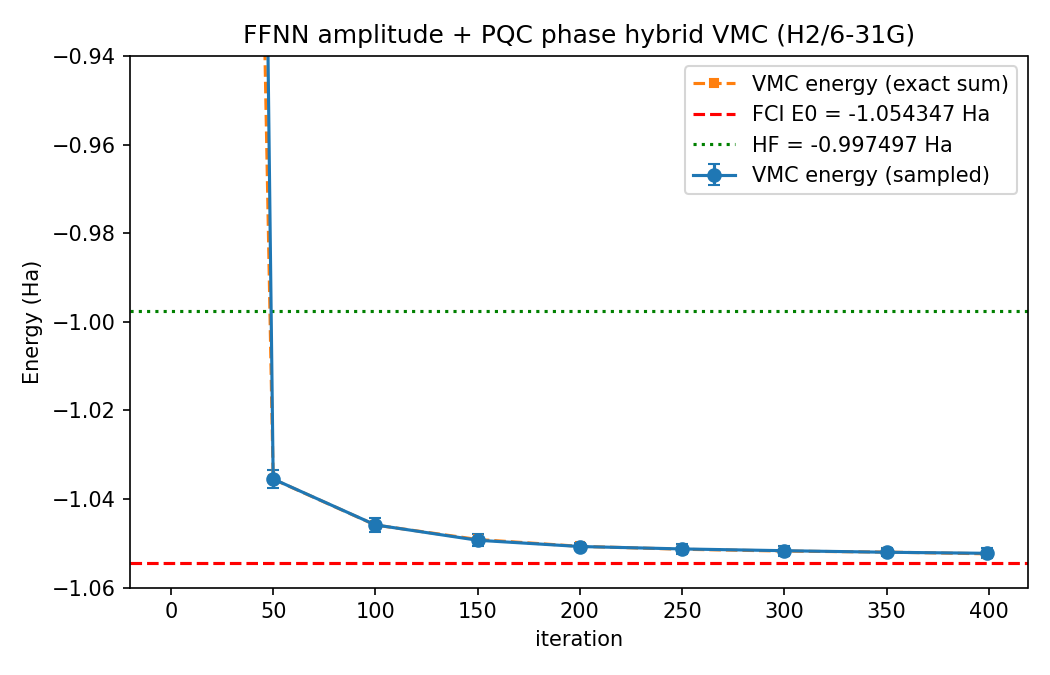

Generate this figure with Python:
# -*- coding: utf-8 -*-
"""
FFNN 振幅头 + PennyLane PQC 相位头 混合式 VMC
================================================
系统：H2 / 6-31G（SINGLE_SIZE=4 自旋轨道，物理空间 16 维）
基准：FCI E0 = -1.05434745 Ha

结构（对应 FFNN振幅相位分离版-VMC-3.ipynb 的改造点）：
    σ(4) → FFNN backbone(tanh ×2) → h(hidden)
    logA = Linear(h → 1)                         # 经典振幅头（读 full hidden）
    z    = tanh(Linear(h → 4))                   # 相位支路压缩特征
    φ    = W · PQC(z) + b                        # 相位头 = PennyLane 参数化量子线路
    logψ = logA + i·φ                            # 实参数、复输出

PQC（4 qubits, L 层）：
    编码层  RX(π·z_i)
    变分层  CNOT 链 (0-1,1-2,2-3) + RY(a)/RZ(b) 每比特
    特征    f_i = <Z_i>（4 维实数）→ 经典线性读出 φ
    梯度    diff_method="backprop"（default.qubit 态矢量反传，jax.grad 直通）

VMC 引擎沿用已验证框架（0925 失败/成功分析文档）：
    - 实参数 Wirtinger 梯度 ∇logψ = ∇Re + i·∇Im
    - machine_pow=1 按 |ψ| 采样 + 重要性加权 w ∝ |ψ|（防零方差冻结）
    - 自然梯度 SR：∇E = 2Re⟨(E_loc−⟨E⟩)(∇logψ)*⟩，度量 Re(S)

用法：
    python FFNN振幅_PQC相位混合版-VMC.py [--n-iter 400] [--seed 21] [--lr 0.1]
        [--layers 2] [--hidden 12] [--pqc-scale 0.1] [--diag-shift 0.01]
"""
import argparse
import os
import time

import jax
import jax.numpy as jnp
from jax import flatten_util
from functools import partial
import flax.nnx as nnx
import netket as nk
import numpy as np
import optax
import pennylane as qml

jax.config.update("jax_enable_x64", True)

import sys
sys.path.append(os.path.join(os.path.dirname(os.path.abspath(__file__)), ".."))
from H2_6_31G import (
    SINGLE_SIZE, ha, hi, E_fcis, hf_ground_energy, single_rule,
)

# ============================================================
# 1. PennyLane PQC（模块级 QNode，避免 nnx.split 携带设备对象）
# ============================================================
N_QUBITS = 4  # PQC 编码 4 维经典瓶颈特征 z ∈ [-1,1]^4


def pqc_circuit(h, weights, n_qubits=N_QUBITS, n_layers=2):
    """批量 PQC。

    h:       (B, n_qubits) 实数特征（经典网络输出，已 tanh 到 [-1,1]）
    weights: (n_layers, 2*n_qubits) 变分参数
    返回：n_qubits 个 <Z_i>，每个形状 (B,)
    """
    for i in range(n_qubits):
        qml.RX(h[:, i] * np.pi, wires=i)
    qml.Barrier(wires=range(n_qubits))

    for layer in range(n_layers):
        for i in range(n_qubits - 1):
            qml.CNOT(wires=[i, i + 1])
        qml.Barrier(wires=range(n_qubits))
        for i in range(n_qubits):
            qml.RY(weights[layer, 2 * i], wires=i)
            qml.RZ(weights[layer, 2 * i + 1], wires=i)

    return [qml.expval(qml.PauliZ(i)) for i in range(n_qubits)]


_DEV = qml.device("default.qubit", wires=N_QUBITS)
PQC_NODE = qml.QNode(
    pqc_circuit, _DEV, interface="jax", diff_method="backprop"
)


# ============================================================
# 2. Ansatz：FFNN 振幅头 + PQC 相位头
# ============================================================
class SingleStateAnsatz_FFNN_PQC(nnx.Module):
    def __init__(
        self,
        n_spin_orbitals: int,
        hidden_dim: int = 12,
        qubits: int = N_QUBITS,
        n_layers: int = 2,
        pqc_scale: float = 0.1,
        *,
        rngs: nnx.Rngs,
    ):
        super().__init__()
        self.qubits = qubits
        self.n_layers = n_layers
        self.hidden_dim = hidden_dim

        # 经典骨干（实参数）
        self.backbone1 = nnx.Linear(n_spin_orbitals, hidden_dim, rngs=rngs, param_dtype=float)
        self.backbone2 = nnx.Linear(hidden_dim, hidden_dim, rngs=rngs, param_dtype=float)
        # 相位支路压缩层：hidden -> qubits（PQC 编码输入）
        self.phase_proj = nnx.Linear(hidden_dim, qubits, rngs=rngs, param_dtype=float)

        # 振幅头（经典，直接读 full hidden，保证振幅表达力）
        self.head_logA = nnx.Linear(hidden_dim, 1, rngs=rngs, param_dtype=float)

        # 相位头 = PQC 变分参数 + 线性读出
        key = rngs.params()
        self.qnn_params = nnx.Param(
            jax.random.uniform(key, (n_layers, 2 * qubits), dtype=jnp.float64)
            * pqc_scale
            * np.pi
        )
        self.readout = nnx.Linear(qubits, 1, rngs=rngs, param_dtype=float)

    def __call__(self, x: jax.Array) -> jax.Array:
        h = nnx.tanh(self.backbone1(x))
        h = nnx.tanh(self.backbone2(h))

        # 振幅头：经典，读 full hidden
        logA = jnp.squeeze(self.head_logA(h), axis=-1)

        # 相位头：PQC（4 qubits），输入是 tanh 限幅的 4 维压缩特征
        z = nnx.tanh(self.phase_proj(h))          # (..., qubits)
        lead_shape = jnp.shape(z)[:-1]
        z2 = jnp.reshape(z, (-1, self.qubits))
        feats = PQC_NODE(z2, self.qnn_params, n_layers=self.n_layers)
        feats = jnp.stack(feats, axis=1)          # (B, qubits)
        phi = jnp.squeeze(self.readout(feats), axis=-1)
        phi = jnp.reshape(phi, lead_shape)

        return logA + 1j * phi


# ============================================================
# 3. VMC 引擎（沿用已验证实现）
# ============================================================
def create_machine(model: nnx.Module):
    graphdef, state = nnx.split(model)

    @jax.jit
    def machine(params, sigma):
        m = nnx.merge(graphdef, params)
        return m(sigma)

    return machine, graphdef, state


@partial(jax.jit, static_argnames=("machine",))
def compute_local_energies(machine, params, sigma):
    eta, H_eta = ha.get_conn_padded(sigma)
    logpsi_sigma = machine(params, sigma)
    # eta 为 3D (N, n_conn, size)，PQC 只支持单一批维 → 展平后计算再还原
    n_conn = eta.shape[-2]
    logpsi_eta = machine(params, eta.reshape(-1, sigma.shape[-1]))
    logpsi_eta = logpsi_eta.reshape(logpsi_sigma.shape + (n_conn,))
    return jnp.sum(H_eta * jnp.exp(logpsi_eta - logpsi_sigma[..., None]), axis=-1)


def _grad_logpsi_real_params(machine, params, sigma):
    """实参数、复输出：∇logψ = ∇Re + i·∇Im（手写 Wirtinger，绕开 holomorphic 限制）。"""
    re_grad = jax.vmap(lambda s: jax.grad(lambda p: machine(p, s).real)(params))(sigma)
    im_grad = jax.vmap(lambda s: jax.grad(lambda p: machine(p, s).imag)(params))(sigma)
    return jax.tree_util.tree_map(lambda r, i: r + 1j * i, re_grad, im_grad)


@partial(jax.jit, static_argnames=("machine",))
def _sample_weights(machine, params, sigma):
    """w_i = |ψ(σ_i)|，配合 p ∝ |ψ| 采样（machine_pow=1）的重要性权重。"""
    logpsi = machine(params, sigma)
    return jnp.exp(jnp.real(logpsi))


def _weighted_mean_std(x, w):
    w_sum = jnp.sum(w)
    mean = jnp.sum(w * x) / w_sum
    var = jnp.sum(w * jnp.abs(x - mean) ** 2) / w_sum
    return mean, jnp.sqrt(var / x.shape[0])


@partial(jax.jit, static_argnames=("machine",))
def forces_expect_hermitian(machine, params, sigma):
    """重要性加权 force 梯度（实参数，取实部）：∇⟨E⟩ = 2·Re⟨(E_loc−⟨E⟩)(∇logψ)*⟩_w。"""
    w = _sample_weights(machine, params, sigma)
    O_loc = compute_local_energies(machine, params, sigma)
    O_mean, O_std = _weighted_mean_std(O_loc, w)
    O_centered = O_loc - O_mean

    grad_matrix = _grad_logpsi_real_params(machine, params, sigma)

    def weight_and_mean(grad_component):
        wc = (w * O_centered).reshape((w.shape[0],) + (1,) * (grad_component.ndim - 1))
        return (jnp.sum(wc * jnp.conj(grad_component), axis=0) / jnp.sum(w)).real

    grad = jax.tree_util.tree_map(weight_and_mean, grad_matrix)
    return O_mean, O_std, grad


def compute_qgt(machine, params, sigma, diag_shift=0.01):
    """加权 QGT（实参数，度量取 Re(S)）。"""
    n_samples = sigma.shape[0]
    w = _sample_weights(machine, params, sigma)
    grad_matrix = _grad_logpsi_real_params(machine, params, sigma)
    grad_flat, unravel_fn = flatten_util.ravel_pytree(grad_matrix)
    grad_flat = grad_flat.reshape(n_samples, -1)

    w_mean = jnp.sum(w[:, None] * grad_flat, axis=0, keepdims=True) / jnp.sum(w)
    grad_centered = grad_flat - w_mean
    qw = (w[:, None] * jnp.conj(grad_centered)).T @ grad_centered / jnp.sum(w)
    qgt = qw.real
    qgt_reg = qgt + diag_shift * jnp.eye(qgt.shape[0])
    return qgt_reg, unravel_fn


_EXACT_STATES_INT = jnp.asarray(np.array(hi.all_states()), dtype=jnp.int32)
_EXACT_STATES = _EXACT_STATES_INT.astype(jnp.float64)
_EXACT_ETA, _EXACT_HE = ha.get_conn_padded(_EXACT_STATES_INT)


@partial(jax.jit, static_argnames=("machine",))
def exact_energy(machine, params):
    """全空间 16 组态精确能量 E = Σ p_σ E_loc(σ)，消除采样噪声的收敛判据。"""
    logpsi = machine(params, _EXACT_STATES)
    n_conn = _EXACT_ETA.shape[-2]
    logpsi_eta = machine(
        params, _EXACT_ETA.reshape(-1, _EXACT_STATES.shape[-1])
    ).reshape(logpsi.shape[0], n_conn)
    e_loc = jnp.sum(_EXACT_HE * jnp.exp(logpsi_eta - logpsi[:, None]), axis=-1)
    psi = jnp.exp(logpsi)
    prob = jnp.abs(psi) ** 2
    prob = prob / jnp.sum(prob)
    return jnp.sum(prob * e_loc).real


# ============================================================
# 4. 训练
# ============================================================
def run(n_iter=400, seed=21, lr=0.1, layers=2, hidden=12, pqc_scale=0.1,
        diag_shift=0.01, n_chains=150, sweep_size=32, chain_length=20,
        log_every=50, tag=""):
    model = SingleStateAnsatz_FFNN_PQC(
        n_spin_orbitals=SINGLE_SIZE, hidden_dim=hidden, n_layers=layers,
        pqc_scale=pqc_scale, rngs=nnx.Rngs(seed),
    )
    sampler = nk.sampler.MetropolisSampler(
        hi, rule=single_rule, n_chains=n_chains, sweep_size=sweep_size, machine_pow=1
    )
    machine, graphdef, params = create_machine(model)
    sampler_state = sampler.init_state(machine, params, seed=1)

    optimizer = optax.sgd(learning_rate=lr)
    opt_state = optimizer.init(params)

    history = {"step": [], "energy": [], "energy_std": [], "error": [], "exact": [], "exact_err": []}

    print("\n" + "=" * 64)
    print(f"开始 FFNN振幅+PQC相位 混合 VMC | layers={layers} hidden={hidden} "
          f"pqc_scale={pqc_scale} lr={lr} diag_shift={diag_shift} seed={seed} {tag}")
    print("=" * 64)

    samples = None
    t0 = time.time()
    for step in range(n_iter):
        sampler_state = sampler.reset(machine, params, sampler_state)
        samples, sampler_state = sampler.sample(
            machine, params, state=sampler_state, chain_length=chain_length
        )
        samples = samples.reshape(-1, hi.size)

        energy, energy_std, grad = forces_expect_hermitian(machine, params, samples)

        qgt_reg, _ = compute_qgt(machine, params, samples, diag_shift=diag_shift)
        grad_flat, grad_unravel_fn = flatten_util.ravel_pytree(grad)
        natural_grad = jnp.linalg.solve(qgt_reg, grad_flat)
        grad = grad_unravel_fn(natural_grad)

        updates, opt_state = optimizer.update(grad, opt_state, params)
        params = optax.apply_updates(params, updates)

        if step % log_every == 0 or step == n_iter - 1:
            ex = float(exact_energy(machine, params))
            error = abs(float(energy.real) - float(E_fcis[0]))
            ex_err = abs(ex - float(E_fcis[0])) * 1000.0  # mHa
            history["step"].append(step)
            history["energy"].append(float(energy.real))
            history["energy_std"].append(float(energy_std))
            history["error"].append(error)
            history["exact"].append(ex)
            history["exact_err"].append(ex_err)
            print(f"Step {step:3d} | E_sample: {energy.real:.8f} ± {energy_std:.6f} "
                  f"| E_exact: {ex:.8f} | 精确误差: {ex_err:.3f} mHa")

    final_energy, final_std, _ = forces_expect_hermitian(machine, params, samples)
    final_exact = float(exact_energy(machine, params))
    final_err_mHa = abs(final_exact - float(E_fcis[0])) * 1000.0
    print("\n" + "=" * 64)
    print(f"训练完成! 用时 {time.time() - t0:.1f}s")
    print(f"采样能量：{final_energy.real:.8f} ± {final_std:.6f} Ha")
    print(f"全空间精确能量：{final_exact:.8f} Ha")
    print(f"FCI 基准：{E_fcis[0]:.8f} Ha")
    print(f"绝对误差：{abs(final_err_mHa):.4f} mHa  |  相对误差：{abs(final_err_mHa)/abs(float(E_fcis[0]))/1000*100:.4f}%")
    print("=" * 64)

    return model, machine, params, history, final_exact, final_err_mHa


if __name__ == "__main__":
    parser = argparse.ArgumentParser()
    parser.add_argument("--n-iter", type=int, default=400)
    parser.add_argument("--seed", type=int, default=21)
    parser.add_argument("--lr", type=float, default=0.1)
    parser.add_argument("--layers", type=int, default=2)
    parser.add_argument("--hidden", type=int, default=12)
    parser.add_argument("--pqc-scale", type=float, default=0.1)
    parser.add_argument("--diag-shift", type=float, default=0.01)
    parser.add_argument("--tag", type=str, default="")
    parser.add_argument("--no-plot", action="store_true")
    args = parser.parse_args()

    model, machine, params, history, final_exact, final_err_mHa = run(
        n_iter=args.n_iter, seed=args.seed, lr=args.lr, layers=args.layers,
        hidden=args.hidden, pqc_scale=args.pqc_scale, diag_shift=args.diag_shift,
        tag=args.tag,
    )

    if not args.no_plot:
        import matplotlib
        matplotlib.use("Agg")
        import matplotlib.pyplot as plt

        fig, ax = plt.subplots(figsize=(7, 4.5))
        ax.errorbar(history["step"], history["energy"], yerr=history["energy_std"],
                    fmt="o-", capsize=3, label="VMC energy (sampled)")
        ax.plot(history["step"], history["exact"], "s--", ms=4,
                label="VMC energy (exact sum)")
        ax.axhline(float(E_fcis[0]), color="r", ls="--",
                   label=f"FCI E0 = {float(E_fcis[0]):.6f} Ha")
        ax.axhline(float(hf_ground_energy), color="g", ls=":",
                   label=f"HF = {float(hf_ground_energy):.6f} Ha")
        ax.set_xlabel("iteration")
        ax.set_ylabel("Energy (Ha)")
        ax.set_ylim(-1.06, -0.94)
        ax.set_title("FFNN amplitude + PQC phase hybrid VMC (H2/6-31G)")
        ax.legend()
        fig.tight_layout()
        out_png = "FFNN振幅_PQC相位混合版-VMC.png"
        fig.savefig(out_png, dpi=150)
        print(f"训练曲线已保存: {out_png}")
